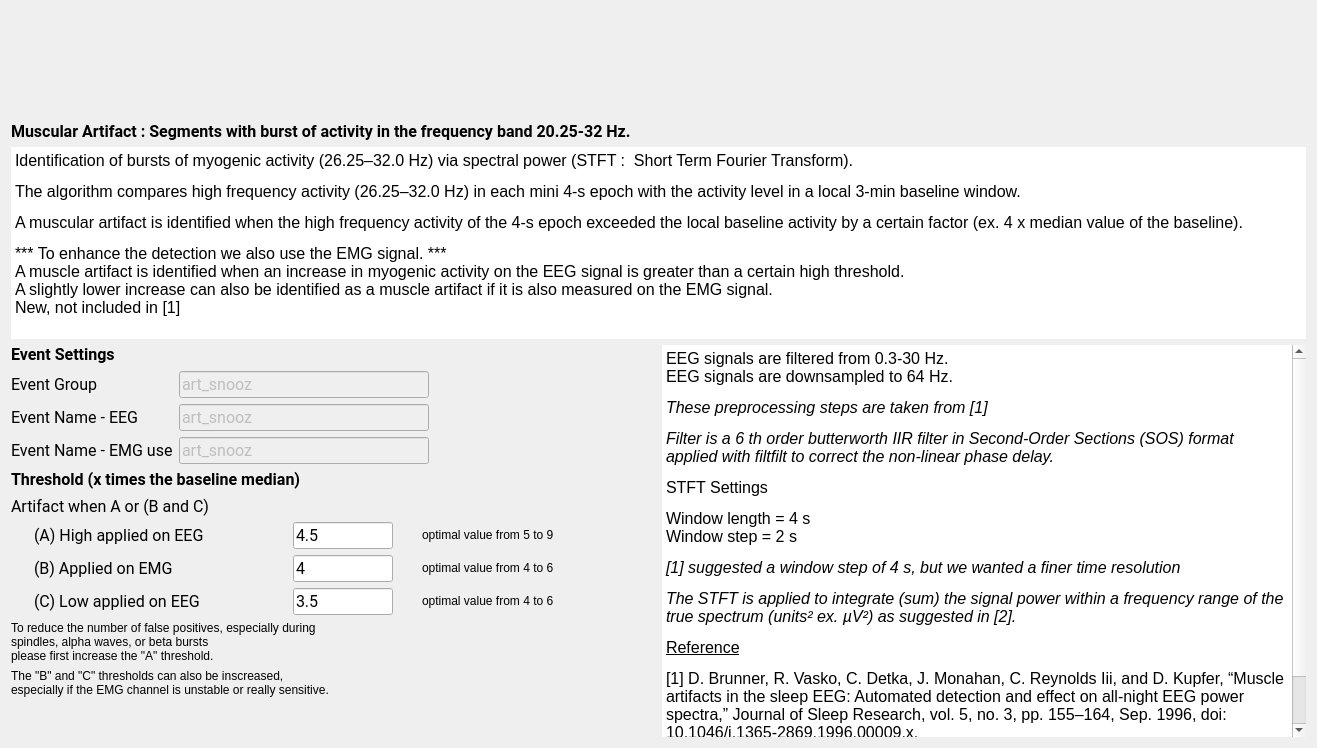
<?xml version="1.0" encoding="UTF-8"?>
<ui version="4.0">
 <class>MuscularStep</class>
 <widget class="QWidget" name="MuscularStep">
  <property name="geometry">
   <rect>
    <x>0</x>
    <y>0</y>
    <width>1317</width>
    <height>748</height>
   </rect>
  </property>
  <property name="windowTitle">
   <string>Form</string>
  </property>
  <property name="styleSheet">
   <string notr="true">font: 12pt &quot;Roboto&quot;;</string>
  </property>
  <layout class="QVBoxLayout" name="verticalLayout_2">
   <item>
        <widget class="QWidget" name="imageWidget" native="true">
         <property name="sizePolicy">
          <sizepolicy hsizetype="Expanding" vsizetype="Expanding">
           <horstretch>0</horstretch>
           <verstretch>0</verstretch>
          </sizepolicy>
         </property>
         <property name="maximumSize">
          <size>
           <width>16777215</width>
           <height>160</height>
          </size>
         </property>
         <layout class="QHBoxLayout" name="horizontalLayout">
          <item>
           <widget class="QLabel" name="picture_label">
                <property name="sizePolicy">
                 <sizepolicy hsizetype="Expanding" vsizetype="Preferred">
                  <horstretch>0</horstretch>
                  <verstretch>0</verstretch>
                 </sizepolicy>
                </property>
                <property name="maximumSize">
                 <size>
                  <width>16777215</width>
                  <height>160</height>
                 </size>
                </property>
                <property name="text">
                 <string/>
                </property>
                <property name="text"><string/></property>
                <property name="alignment">
                 <set>Qt::AlignmentFlag::AlignCenter</set>
                </property>
           </widget>
          </item>
         </layout>
    </widget>
   </item>
   <item>
    <layout class="QVBoxLayout" name="verticalLayout_3">
     <property name="sizeConstraint">
      <enum>QLayout::SizeConstraint::SetMinimumSize</enum>
     </property>
     <item>
      <widget class="QLabel" name="label_9">
       <property name="sizePolicy">
        <sizepolicy hsizetype="Fixed" vsizetype="Fixed">
         <horstretch>0</horstretch>
         <verstretch>0</verstretch>
        </sizepolicy>
       </property>
       <property name="font">
        <font>
         <family>Roboto</family>
         <pointsize>12</pointsize>
         <italic>false</italic>
         <bold>false</bold>
        </font>
       </property>
       <property name="text">
        <string>&lt;html&gt;&lt;head/&gt;&lt;body&gt;&lt;p&gt;&lt;span style=&quot; font-weight:600;&quot;&gt;Muscular Artifact : Segments with burst of activity in the frequency band 20.25-32 Hz.&lt;/span&gt;&lt;/p&gt;&lt;/body&gt;&lt;/html&gt;</string>
       </property>
      </widget>
     </item>
     <item>
      <widget class="QTextEdit" name="description_textEdit">
       <property name="sizePolicy">
        <sizepolicy hsizetype="Expanding" vsizetype="Maximum">
         <horstretch>0</horstretch>
         <verstretch>0</verstretch>
        </sizepolicy>
       </property>
       <property name="maximumSize">
        <size>
         <width>16777215</width>
         <height>195</height>
        </size>
       </property>
       <property name="styleSheet">
        <string notr="true"/>
       </property>
       <property name="frameShape">
        <enum>QFrame::Shape::NoFrame</enum>
       </property>
       <property name="frameShadow">
        <enum>QFrame::Shadow::Plain</enum>
       </property>
       <property name="lineWidth">
        <number>0</number>
       </property>
       <property name="readOnly">
        <bool>true</bool>
       </property>
       <property name="html">
        <string>&lt;!DOCTYPE HTML PUBLIC &quot;-//W3C//DTD HTML 4.0//EN&quot; &quot;http://www.w3.org/TR/REC-html40/strict.dtd&quot;&gt;
&lt;html&gt;&lt;head&gt;&lt;meta name=&quot;qrichtext&quot; content=&quot;1&quot; /&gt;&lt;meta charset=&quot;utf-8&quot; /&gt;&lt;style type=&quot;text/css&quot;&gt;
p, li { white-space: pre-wrap; }
hr { height: 1px; border-width: 0; }
li.unchecked::marker { content: &quot;\2610&quot;; }
li.checked::marker { content: &quot;\2612&quot;; }
&lt;/style&gt;&lt;/head&gt;&lt;body style=&quot; font-family:'Roboto'; font-size:12pt; font-weight:400; font-style:normal;&quot;&gt;
&lt;p style=&quot; margin-top:12px; margin-bottom:12px; margin-left:0px; margin-right:0px; -qt-block-indent:0; text-indent:0px;&quot;&gt;&lt;span style=&quot; color:#000000;&quot;&gt;Identification of bursts of myogenic activity (26.25–32.0 Hz) via spectral power (STFT :  Short Term Fourier Transform).&lt;/span&gt;&lt;/p&gt;
&lt;p style=&quot; margin-top:12px; margin-bottom:12px; margin-left:0px; margin-right:0px; -qt-block-indent:0; text-indent:0px;&quot;&gt;&lt;span style=&quot; color:#000000;&quot;&gt;The algorithm compares high frequency activity (26.25–32.0 Hz) in each mini 4-s epoch with the activity level in a local 3-min baseline window. &lt;/span&gt;&lt;/p&gt;
&lt;p style=&quot; margin-top:12px; margin-bottom:12px; margin-left:0px; margin-right:0px; -qt-block-indent:0; text-indent:0px;&quot;&gt;&lt;span style=&quot; color:#000000;&quot;&gt;A muscular artifact is identified when the high frequency activity of the 4-s epoch exceeded the local baseline activity by a certain factor (ex. 4 x median value of the baseline).&lt;/span&gt;&lt;/p&gt;
&lt;p style=&quot; margin-top:12px; margin-bottom:12px; margin-left:0px; margin-right:0px; -qt-block-indent:0; text-indent:0px;&quot;&gt;&lt;span style=&quot; color:#000000;&quot;&gt;*** To enhance the detection we also use the EMG signal. ***&lt;br /&gt;A muscle artifact is identified when an increase in myogenic activity on the EEG signal is greater than a certain high threshold.&lt;br /&gt;A slightly lower increase can also be identified as a muscle artifact if it is also measured on the EMG signal. &lt;br /&gt;New, not included in [1]&lt;/span&gt;&lt;/p&gt;&lt;/body&gt;&lt;/html&gt;</string>
       </property>
      </widget>
     </item>
    </layout>
   </item>
   <item>
    <layout class="QHBoxLayout" name="horizontalLayout_2">
     <item>
      <layout class="QVBoxLayout" name="verticalLayout">
       <property name="sizeConstraint">
        <enum>QLayout::SizeConstraint::SetMinimumSize</enum>
       </property>
       <item>
        <widget class="QLabel" name="label_4">
         <property name="sizePolicy">
          <sizepolicy hsizetype="Fixed" vsizetype="Fixed">
           <horstretch>0</horstretch>
           <verstretch>0</verstretch>
          </sizepolicy>
         </property>
         <property name="minimumSize">
          <size>
           <width>0</width>
           <height>20</height>
          </size>
         </property>
         <property name="maximumSize">
          <size>
           <width>16777215</width>
           <height>20</height>
          </size>
         </property>
         <property name="font">
          <font>
           <family>Roboto</family>
           <pointsize>12</pointsize>
           <italic>false</italic>
           <bold>false</bold>
          </font>
         </property>
         <property name="text">
          <string>&lt;html&gt;&lt;head/&gt;&lt;body&gt;&lt;p&gt;&lt;span style=&quot; font-weight:600;&quot;&gt;Event Settings&lt;/span&gt;&lt;/p&gt;&lt;/body&gt;&lt;/html&gt;</string>
         </property>
        </widget>
       </item>
       <item>
        <layout class="QFormLayout" name="formLayout">
         <item row="0" column="0">
          <widget class="QLabel" name="label_3">
           <property name="minimumSize">
            <size>
             <width>140</width>
             <height>0</height>
            </size>
           </property>
           <property name="font">
            <font>
             <family>Roboto</family>
             <pointsize>12</pointsize>
             <italic>false</italic>
             <bold>false</bold>
            </font>
           </property>
           <property name="text">
            <string>Event Group</string>
           </property>
          </widget>
         </item>
         <item row="0" column="1">
          <widget class="QLineEdit" name="group_lineEdit">
           <property name="enabled">
            <bool>false</bool>
           </property>
           <property name="maximumSize">
            <size>
             <width>250</width>
             <height>16777215</height>
            </size>
           </property>
           <property name="font">
            <font>
             <family>Roboto</family>
             <pointsize>12</pointsize>
             <italic>false</italic>
             <bold>false</bold>
            </font>
           </property>
           <property name="toolTip">
            <string>In which &quot;Event Group&quot; the detected artifact are added (label in the annotation file). Go to the general Detectors Settings to edit the group.</string>
           </property>
           <property name="text">
            <string>art_snooz</string>
           </property>
          </widget>
         </item>
         <item row="1" column="0">
          <widget class="QLabel" name="label_11">
           <property name="minimumSize">
            <size>
             <width>140</width>
             <height>0</height>
            </size>
           </property>
           <property name="font">
            <font>
             <family>Roboto</family>
             <pointsize>12</pointsize>
             <italic>false</italic>
             <bold>false</bold>
            </font>
           </property>
           <property name="text">
            <string>Event Name - EEG</string>
           </property>
          </widget>
         </item>
         <item row="1" column="1">
          <widget class="QLineEdit" name="name_eeg_lineEdit">
           <property name="enabled">
            <bool>false</bool>
           </property>
           <property name="maximumSize">
            <size>
             <width>250</width>
             <height>16777215</height>
            </size>
           </property>
           <property name="font">
            <font>
             <family>Roboto</family>
             <pointsize>12</pointsize>
             <italic>false</italic>
             <bold>false</bold>
            </font>
           </property>
           <property name="toolTip">
            <string>The event name of the detected artifact based exclusivement on the EEG signal.  Go to the general Detectors Settings to edit the name.</string>
           </property>
           <property name="text">
            <string>art_snooz</string>
           </property>
          </widget>
         </item>
         <item row="2" column="1">
          <widget class="QLineEdit" name="name_emg_lineEdit">
           <property name="enabled">
            <bool>false</bool>
           </property>
           <property name="maximumSize">
            <size>
             <width>250</width>
             <height>16777215</height>
            </size>
           </property>
           <property name="font">
            <font>
             <family>Roboto</family>
             <pointsize>12</pointsize>
             <italic>false</italic>
             <bold>false</bold>
            </font>
           </property>
           <property name="toolTip">
            <string>The event name of the detected artifact using the EMG signal.  Go to the general Detectors Settings to edit the name.</string>
           </property>
           <property name="text">
            <string>art_snooz</string>
           </property>
          </widget>
         </item>
         <item row="2" column="0">
          <widget class="QLabel" name="label_7">
           <property name="minimumSize">
            <size>
             <width>140</width>
             <height>0</height>
            </size>
           </property>
           <property name="maximumSize">
            <size>
             <width>170</width>
             <height>16777215</height>
            </size>
           </property>
           <property name="font">
            <font>
             <family>Roboto</family>
             <pointsize>12</pointsize>
             <italic>false</italic>
             <bold>false</bold>
            </font>
           </property>
           <property name="text">
            <string>Event Name - EMG use</string>
           </property>
          </widget>
         </item>
        </layout>
       </item>
       <item>
        <widget class="QLabel" name="label">
         <property name="minimumSize">
          <size>
           <width>0</width>
           <height>20</height>
          </size>
         </property>
         <property name="maximumSize">
          <size>
           <width>16777215</width>
           <height>20</height>
          </size>
         </property>
         <property name="font">
          <font>
           <family>Roboto</family>
           <pointsize>12</pointsize>
           <italic>false</italic>
           <bold>false</bold>
          </font>
         </property>
         <property name="text">
          <string>&lt;html&gt;&lt;head/&gt;&lt;body&gt;&lt;p&gt;&lt;span style=&quot; font-weight:600;&quot;&gt;Threshold (x times the baseline median)&lt;/span&gt;&lt;/p&gt;&lt;/body&gt;&lt;/html&gt;</string>
         </property>
        </widget>
       </item>
       <item>
        <widget class="QLabel" name="label_8">
         <property name="minimumSize">
          <size>
           <width>0</width>
           <height>20</height>
          </size>
         </property>
         <property name="maximumSize">
          <size>
           <width>16777215</width>
           <height>20</height>
          </size>
         </property>
         <property name="font">
          <font>
           <family>Roboto</family>
           <pointsize>12</pointsize>
           <italic>false</italic>
           <bold>false</bold>
          </font>
         </property>
         <property name="text">
          <string>Artifact when A or (B and C)</string>
         </property>
        </widget>
       </item>
       <item>
        <layout class="QGridLayout" name="gridLayout">
         <property name="sizeConstraint">
          <enum>QLayout::SizeConstraint::SetMinimumSize</enum>
         </property>
         <item row="0" column="0">
          <widget class="QLabel" name="label_5">
           <property name="sizePolicy">
            <sizepolicy hsizetype="Fixed" vsizetype="Fixed">
             <horstretch>0</horstretch>
             <verstretch>0</verstretch>
            </sizepolicy>
           </property>
           <property name="minimumSize">
            <size>
             <width>230</width>
             <height>0</height>
            </size>
           </property>
           <property name="font">
            <font>
             <family>Roboto</family>
             <pointsize>12</pointsize>
             <italic>false</italic>
             <bold>false</bold>
            </font>
           </property>
           <property name="midLineWidth">
            <number>0</number>
           </property>
           <property name="text">
            <string>&lt;html&gt;&lt;head/&gt;&lt;body&gt;&lt;p&gt;(A) High applied on EEG&lt;/p&gt;&lt;/body&gt;&lt;/html&gt;</string>
           </property>
           <property name="textFormat">
            <enum>Qt::TextFormat::RichText</enum>
           </property>
          </widget>
         </item>
         <item row="0" column="1">
          <widget class="QLineEdit" name="EEG_lineEdit">
           <property name="sizePolicy">
            <sizepolicy hsizetype="Fixed" vsizetype="Fixed">
             <horstretch>0</horstretch>
             <verstretch>0</verstretch>
            </sizepolicy>
           </property>
           <property name="maximumSize">
            <size>
             <width>100</width>
             <height>16777215</height>
            </size>
           </property>
           <property name="font">
            <font>
             <family>Roboto</family>
             <pointsize>12</pointsize>
             <italic>false</italic>
             <bold>false</bold>
            </font>
           </property>
           <property name="toolTip">
            <string>The threshold value to identify the artifact.  Its units is x times the baseline standard deviation.</string>
           </property>
           <property name="text">
            <string>4.5</string>
           </property>
          </widget>
         </item>
         <item row="0" column="2">
          <widget class="QLabel" name="label_10">
           <property name="sizePolicy">
            <sizepolicy hsizetype="Fixed" vsizetype="Fixed">
             <horstretch>0</horstretch>
             <verstretch>0</verstretch>
            </sizepolicy>
           </property>
           <property name="maximumSize">
            <size>
             <width>210</width>
             <height>16777215</height>
            </size>
           </property>
           <property name="text">
            <string>optimal value from 5 to 9</string>
           </property>
          </widget>
         </item>
         <item row="1" column="0">
          <widget class="QLabel" name="label_2">
           <property name="sizePolicy">
            <sizepolicy hsizetype="Fixed" vsizetype="Fixed">
             <horstretch>0</horstretch>
             <verstretch>0</verstretch>
            </sizepolicy>
           </property>
           <property name="minimumSize">
            <size>
             <width>0</width>
             <height>0</height>
            </size>
           </property>
           <property name="font">
            <font>
             <family>Roboto</family>
             <pointsize>12</pointsize>
             <italic>false</italic>
             <bold>false</bold>
            </font>
           </property>
           <property name="text">
            <string>(B) Applied on EMG</string>
           </property>
          </widget>
         </item>
         <item row="1" column="1">
          <widget class="QLineEdit" name="EMG_lineEdit">
           <property name="sizePolicy">
            <sizepolicy hsizetype="Fixed" vsizetype="Fixed">
             <horstretch>0</horstretch>
             <verstretch>0</verstretch>
            </sizepolicy>
           </property>
           <property name="maximumSize">
            <size>
             <width>100</width>
             <height>16777215</height>
            </size>
           </property>
           <property name="font">
            <font>
             <family>Roboto</family>
             <pointsize>12</pointsize>
             <italic>false</italic>
             <bold>false</bold>
            </font>
           </property>
           <property name="text">
            <string>4</string>
           </property>
          </widget>
         </item>
         <item row="1" column="2">
          <widget class="QLabel" name="label_12">
           <property name="sizePolicy">
            <sizepolicy hsizetype="Fixed" vsizetype="Fixed">
             <horstretch>0</horstretch>
             <verstretch>0</verstretch>
            </sizepolicy>
           </property>
           <property name="maximumSize">
            <size>
             <width>210</width>
             <height>16777215</height>
            </size>
           </property>
           <property name="text">
            <string>optimal value from 4 to 6</string>
           </property>
          </widget>
         </item>
         <item row="2" column="0">
          <widget class="QLabel" name="label_6">
           <property name="sizePolicy">
            <sizepolicy hsizetype="Fixed" vsizetype="Fixed">
             <horstretch>0</horstretch>
             <verstretch>0</verstretch>
            </sizepolicy>
           </property>
           <property name="font">
            <font>
             <family>Roboto</family>
             <pointsize>12</pointsize>
             <italic>false</italic>
             <bold>false</bold>
            </font>
           </property>
           <property name="text">
            <string>(C) Low applied on EEG</string>
           </property>
          </widget>
         </item>
         <item row="2" column="1">
          <widget class="QLineEdit" name="both_lineEdit">
           <property name="sizePolicy">
            <sizepolicy hsizetype="Fixed" vsizetype="Fixed">
             <horstretch>0</horstretch>
             <verstretch>0</verstretch>
            </sizepolicy>
           </property>
           <property name="maximumSize">
            <size>
             <width>100</width>
             <height>16777215</height>
            </size>
           </property>
           <property name="font">
            <font>
             <family>Roboto</family>
             <pointsize>12</pointsize>
             <italic>false</italic>
             <bold>false</bold>
            </font>
           </property>
           <property name="text">
            <string>3.5</string>
           </property>
          </widget>
         </item>
         <item row="2" column="2">
          <widget class="QLabel" name="label_13">
           <property name="sizePolicy">
            <sizepolicy hsizetype="Fixed" vsizetype="Fixed">
             <horstretch>0</horstretch>
             <verstretch>0</verstretch>
            </sizepolicy>
           </property>
           <property name="maximumSize">
            <size>
             <width>210</width>
             <height>16777215</height>
            </size>
           </property>
           <property name="text">
            <string>optimal value from 4 to 6</string>
           </property>
          </widget>
         </item>
        </layout>
       </item>
       <item>
        <widget class="QLabel" name="label_14">
         <property name="sizePolicy">
          <sizepolicy hsizetype="Fixed" vsizetype="Fixed">
           <horstretch>0</horstretch>
           <verstretch>0</verstretch>
          </sizepolicy>
         </property>
         <property name="text">
          <string>To reduce the number of false positives, especially during
spindles, alpha waves, or beta bursts
please first increase the &quot;A&quot; threshold.</string>
         </property>
        </widget>
       </item>
       <item>
        <widget class="QLabel" name="label_15">
         <property name="sizePolicy">
          <sizepolicy hsizetype="Fixed" vsizetype="Fixed">
           <horstretch>0</horstretch>
           <verstretch>0</verstretch>
          </sizepolicy>
         </property>
         <property name="text">
          <string>The &quot;B&quot; and &quot;C&quot; thresholds can also be inscreased,
especially if the EMG channel is unstable or really sensitive.</string>
         </property>
        </widget>
       </item>
       <item>
        <spacer name="verticalSpacer">
         <property name="orientation">
          <enum>Qt::Orientation::Vertical</enum>
         </property>
         <property name="sizeHint" stdset="0">
          <size>
           <width>20</width>
           <height>40</height>
          </size>
         </property>
        </spacer>
       </item>
      </layout>
     </item>
     <item>
      <widget class="QTextEdit" name="settings_textEdit">
       <property name="sizePolicy">
        <sizepolicy hsizetype="Expanding" vsizetype="Expanding">
         <horstretch>0</horstretch>
         <verstretch>0</verstretch>
        </sizepolicy>
       </property>
       <property name="focusPolicy">
        <enum>Qt::FocusPolicy::NoFocus</enum>
       </property>
       <property name="contextMenuPolicy">
        <enum>Qt::ContextMenuPolicy::NoContextMenu</enum>
       </property>
       <property name="acceptDrops">
        <bool>false</bool>
       </property>
       <property name="styleSheet">
        <string notr="true"/>
       </property>
       <property name="frameShape">
        <enum>QFrame::Shape::NoFrame</enum>
       </property>
       <property name="frameShadow">
        <enum>QFrame::Shadow::Plain</enum>
       </property>
       <property name="lineWidth">
        <number>0</number>
       </property>
       <property name="readOnly">
        <bool>true</bool>
       </property>
       <property name="html">
        <string>&lt;!DOCTYPE HTML PUBLIC &quot;-//W3C//DTD HTML 4.0//EN&quot; &quot;http://www.w3.org/TR/REC-html40/strict.dtd&quot;&gt;
&lt;html&gt;&lt;head&gt;&lt;meta name=&quot;qrichtext&quot; content=&quot;1&quot; /&gt;&lt;meta charset=&quot;utf-8&quot; /&gt;&lt;style type=&quot;text/css&quot;&gt;
p, li { white-space: pre-wrap; }
hr { height: 1px; border-width: 0; }
li.unchecked::marker { content: &quot;\2610&quot;; }
li.checked::marker { content: &quot;\2612&quot;; }
&lt;/style&gt;&lt;/head&gt;&lt;body style=&quot; font-family:'Roboto'; font-size:12pt; font-weight:400; font-style:normal;&quot;&gt;
&lt;p style=&quot; margin-top:12px; margin-bottom:12px; margin-left:0px; margin-right:0px; -qt-block-indent:0; text-indent:0px;&quot;&gt;&lt;span style=&quot; color:#000000;&quot;&gt;EEG signals are filtered from 0.3-30 Hz.&lt;br /&gt;EEG signals are downsampled to 64 Hz.&lt;/span&gt;&lt;/p&gt;
&lt;p style=&quot; margin-top:12px; margin-bottom:12px; margin-left:0px; margin-right:0px; -qt-block-indent:0; text-indent:0px;&quot;&gt;&lt;span style=&quot; font-style:italic; color:#000000;&quot;&gt;These preprocessing steps are taken from [1]&lt;/span&gt;&lt;/p&gt;
&lt;p style=&quot; margin-top:12px; margin-bottom:12px; margin-left:0px; margin-right:0px; -qt-block-indent:0; text-indent:0px;&quot;&gt;&lt;span style=&quot; font-style:italic; color:#000000;&quot;&gt;Filter is a 6 th order butterworth IIR filter in Second-Order Sections (SOS) format applied with filtfilt to correct the non-linear phase delay.&lt;/span&gt;&lt;/p&gt;
&lt;p style=&quot; margin-top:12px; margin-bottom:12px; margin-left:0px; margin-right:0px; -qt-block-indent:0; text-indent:0px;&quot;&gt;&lt;span style=&quot; color:#000000;&quot;&gt;STFT Settings&lt;/span&gt;&lt;/p&gt;
&lt;p style=&quot; margin-top:12px; margin-bottom:12px; margin-left:0px; margin-right:0px; -qt-block-indent:0; text-indent:0px;&quot;&gt;&lt;span style=&quot; color:#000000;&quot;&gt;Window length = 4 s&lt;br /&gt;Window step = 2 s&lt;/span&gt;&lt;/p&gt;
&lt;p style=&quot; margin-top:12px; margin-bottom:12px; margin-left:0px; margin-right:0px; -qt-block-indent:0; text-indent:0px;&quot;&gt;&lt;span style=&quot; font-style:italic; color:#000000;&quot;&gt;[1] suggested a window step of 4 s, but we wanted a finer time resolution&lt;/span&gt;&lt;/p&gt;
&lt;p style=&quot; margin-top:12px; margin-bottom:12px; margin-left:0px; margin-right:0px; -qt-block-indent:0; text-indent:0px;&quot;&gt;&lt;span style=&quot; font-style:italic; color:#000000;&quot;&gt;The STFT is applied to integrate (sum) the signal power within a frequency range of the true spectrum (units² ex. µV²) as suggested in [2].&lt;/span&gt;&lt;/p&gt;
&lt;p style=&quot; margin-top:12px; margin-bottom:12px; margin-left:0px; margin-right:0px; -qt-block-indent:0; text-indent:0px;&quot;&gt;&lt;a href=&quot;https://pubmed.ncbi.nlm.nih.gov/12723066/&quot;&gt;&lt;span style=&quot; text-decoration: underline; color:#000000;&quot;&gt;Reference&lt;/span&gt;&lt;/a&gt;&lt;/p&gt;
&lt;p style=&quot; margin-top:12px; margin-bottom:12px; margin-left:0px; margin-right:0px; -qt-block-indent:0; text-indent:0px;&quot;&gt;&lt;span style=&quot; color:#000000;&quot;&gt;[1] D. Brunner, R. Vasko, C. Detka, J. Monahan, C. Reynolds Iii, and D. Kupfer, “Muscle artifacts in the sleep EEG: Automated detection and effect on all-night EEG power spectra,” Journal of Sleep Research, vol. 5, no. 3, pp. 155–164, Sep. 1996, doi: &lt;/span&gt;&lt;a href=&quot;https://doi.org/10.1046/j.1365-2869.1996.00009.x&quot;&gt;&lt;span style=&quot; text-decoration: underline; color:#000000;&quot;&gt;10.1046/j.1365-2869.1996.00009.x&lt;/span&gt;&lt;/a&gt;&lt;span style=&quot; color:#000000;&quot;&gt;.&lt;/span&gt;&lt;/p&gt;
&lt;p style=&quot; margin-top:12px; margin-bottom:12px; margin-left:0px; margin-right:0px; -qt-block-indent:0; text-indent:0px;&quot;&gt;&lt;span style=&quot; color:#000000;&quot;&gt;[2] Cox, R. &amp;amp; Fell, J. Analyzing human sleep EEG: A methodological primer with code implementation. Sleep Medicine Reviews 54, 101353 (2020).&lt;/span&gt;&lt;/p&gt;&lt;/body&gt;&lt;/html&gt;</string>
       </property>
      </widget>
     </item>
    </layout>
   </item>
  </layout>
 </widget>
 <resources>
    <include location="../../../../../snooz-toolbox/src/main/python/ui/themes/themes.qrc"/>
 </resources>
 <connections/>
 <slots>
  <slot>on_choose()</slot>
  <slot>on_input_format_changed()</slot>
 </slots>
</ui>
